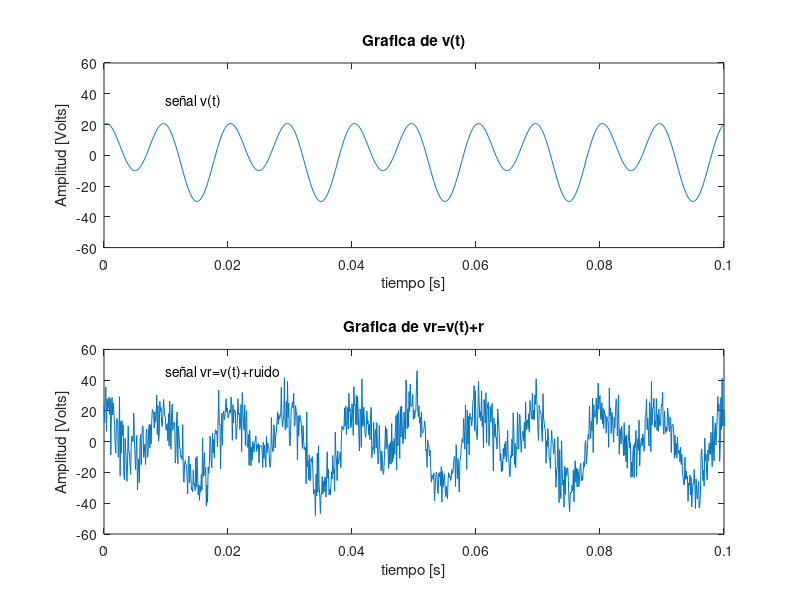

Write the MATLAB code that produced this figure.
%Programa 1.a
%Ejercicio 2    Del cual se modica fs
clc
close all
clear all
f1= 100; %Frecuencia de la señal coseno
f2= 50; %Frecuencia de la señal seno
%fs= 2* f1; %Frecuencia de muestreo que es 2 veces la frecuencia max.
%fs= 5* f1; %Frecuencia de muestreo que es 5 veces la frecuencia max.
%fs= 20* f1; %Frecuencia de muestreo que es 20 veces la frecuencia max.
fs = 100*f1; %Frecuenc 
ts= 1/fs; %Tiempo de muestreo=inverso de la frecuencia
t = 0:ts:1; %Tiempo, 0, espacionamiento de ts
v= 20*cos(2*pi*f1*t)+10*sin(2*pi*f2*t); %Señal v(t)
subplot(2,1,1) %TENER CUIDADO CON QUE SEA 2,1,1 
plot(t,v); %Grafica de v(t)
axis([0 0.1 -60 60])
title('Grafica de v(t)');
xlabel('tiempo [s]');
ylabel('Amplitud [Volts]');
text(0.01,35,'señal v(t)')

%Para la señal de ruido
r= randn(size(t));
vr= v+10*r; %Señal vr(t)
subplot(2,1,2) %TENER CUIDADO CON QUE SEA 2,1,2
plot(t,vr); %Grafica de vr(t) en dominio de tiempo
axis([0 0.1 -60 60])
title('Grafica de vr=v(t)+r');
xlabel('tiempo [s]');
ylabel('Amplitud [Volts]');
text(0.01,45,'señal vr=v(t)+ruido')

